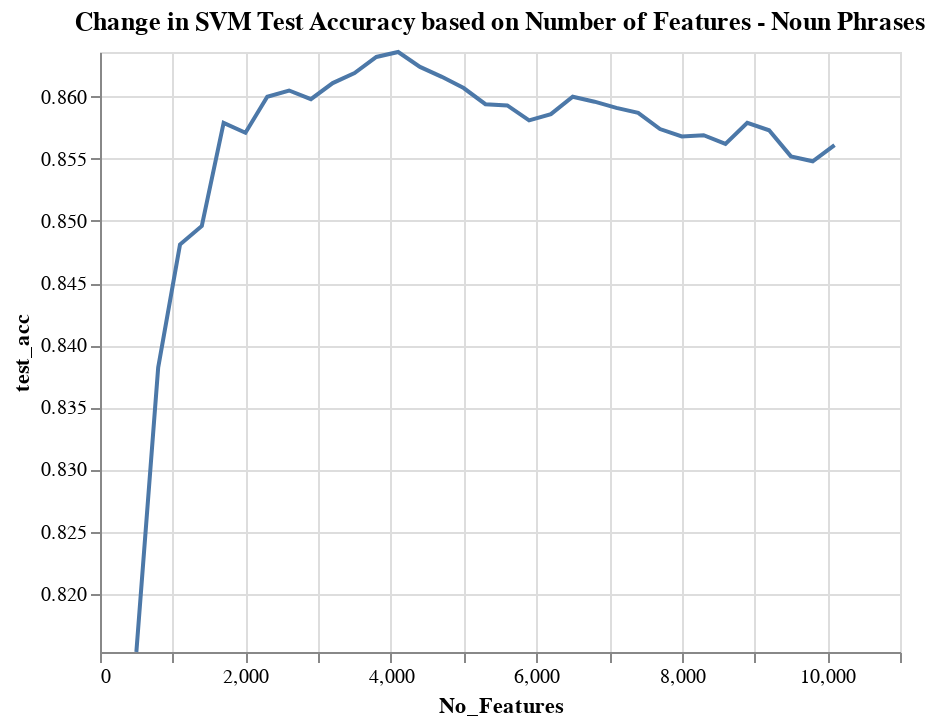

Source (notebook cell):
### Code cell
import altair as alt

y_max = df_overall['test_acc'].max()
y_min = df_overall['test_acc'].min()

alt.Chart(df_overall).mark_line().encode(
    alt.Y('test_acc',scale=alt.Scale(domain=(y_min,y_max))),
    x='No_Features'
    
).properties(title="Change in SVM Test Accuracy based on Number of Features - Noun Phrases")

### Figure 1 — Vega-Lite specification as saved in the notebook (floating-point values rounded to 4 significant figures)
{"config": {"view": {"continuousWidth": 400, "continuousHeight": 300}}, "data": {"name": "data-78f628e56d3a937672d4422bff62edf1"}, "mark": "line", "encoding": {"x": {"type": "quantitative", "field": "No_Features"}, "y": {"type": "quantitative", "field": "test_acc", "scale": {"domain": [0.8153, 0.8636]}}}, "title": "Change in SVM Test Accuracy based on Number of Features - Noun Phrases", "$schema": "https://vega.github.io/schema/vega-lite/v4.8.1.json", "datasets": {"data-78f628e56d3a937672d4422bff62edf1": [{"No_Features": 500, "Model": "SVM", "Class_Weights": "dr:8 and sx:10", "tfidf_mindf": 25, "tfidf_maxdf": 0.9, "cv_5_mean_acc": 0.8033, "test_acc": 0.8153, "precision": 0.8197, "TPR/Recall": 0.8153, "F1 Score": 0.8165}, {"No_Features": 800, "Model": "SVM", "Class_Weights": "dr:8 and sx:10", "tfidf_mindf": 25, "tfidf_maxdf": 0.9, "cv_5_mean_acc": 0.832, "test_acc": 0.8382, "precision": 0.8407, "TPR/Recall": 0.8382, "F1 Score": 0.8389}, {"No_Features": 1100, "Model": "SVM", "Class_Weights": "dr:8 and sx:10", "tfidf_mindf": 25, "tfidf_maxdf": 0.9, "cv_5_mean_acc": 0.8422, "test_acc": 0.8481, "precision": 0.8499, "TPR/Recall": 0.8481, "F1 Score": 0.8486}, {"No_Features": 1400, "Model": "SVM", "Class_Weights": "dr:8 and sx:10", "tfidf_mindf": 25, "tfidf_maxdf": 0.9, "cv_5_mean_acc": 0.8489, "test_acc": 0.8496, "precision": 0.8506, "TPR/Recall": 0.8496, "F1 Score": 0.8498}, {"No_Features": 1700, "Model": "SVM", "Class_Weights": "dr:8 and sx:10", "tfidf_mindf": 25, "tfidf_maxdf": 0.9, "cv_5_mean_acc": 0.8511, "test_acc": 0.8579, "precision": 0.8584, "TPR/Recall": 0.8579, "F1 Score": 0.858}, {"No_Features": 2000, "Model": "SVM", "Class_Weights": "dr:8 and sx:10", "tfidf_mindf": 25, "tfidf_maxdf": 0.9, "cv_5_mean_acc": 0.8521, "test_acc": 0.8571, "precision": 0.8579, "TPR/Recall": 0.8571, "F1 Score": 0.8573}, {"No_Features": 2300, "Model": "SVM", "Class_Weights": "dr:8 and sx:10", "tfidf_mindf": 25, "tfidf_maxdf": 0.9, "cv_5_mean_acc": 0.8526, "test_acc": 0.86, "precision": 0.8606, "TPR/Recall": 0.86, "F1 Score": 0.8601}, {"No_Features": 2600, "Model": "SVM", "Class_Weights": "dr:8 and sx:10", "tfidf_mindf": 25, "tfidf_maxdf": 0.9, "cv_5_mean_acc": 0.8537, "test_acc": 0.8605, "precision": 0.8612, "TPR/Recall": 0.8605, "F1 Score": 0.8606}, {"No_Features": 2900, "Model": "SVM", "Class_Weights": "dr:8 and sx:10", "tfidf_mindf": 25, "tfidf_maxdf": 0.9, "cv_5_mean_acc": 0.8546, "test_acc": 0.8598, "precision": 0.8603, "TPR/Recall": 0.8598, "F1 Score": 0.8599}, {"No_Features": 3200, "Model": "SVM", "Class_Weights": "dr:8 and sx:10", "tfidf_mindf": 25, "tfidf_maxdf": 0.9, "cv_5_mean_acc": 0.8569, "test_acc": 0.8611, "precision": 0.8614, "TPR/Recall": 0.8611, "F1 Score": 0.8611}, {"No_Features": 3500, "Model": "SVM", "Class_Weights": "dr:8 and sx:10", "tfidf_mindf": 25, "tfidf_maxdf": 0.9, "cv_5_mean_acc": 0.8564, "test_acc": 0.8619, "precision": 0.8623, "TPR/Recall": 0.8619, "F1 Score": 0.8619}, {"No_Features": 3800, "Model": "SVM", "Class_Weights": "dr:8 and sx:10", "tfidf_mindf": 25, "tfidf_maxdf": 0.9, "cv_5_mean_acc": 0.8568, "test_acc": 0.8632, "precision": 0.8638, "TPR/Recall": 0.8632, "F1 Score": 0.8634}, {"No_Features": 4100, "Model": "SVM", "Class_Weights": "dr:8 and sx:10", "tfidf_mindf": 25, "tfidf_maxdf": 0.9, "cv_5_mean_acc": 0.8571, "test_acc": 0.8636, "precision": 0.864, "TPR/Recall": 0.8636, "F1 Score": 0.8637}, {"No_Features": 4400, "Model": "SVM", "Class_Weights": "dr:8 and sx:10", "tfidf_mindf": 25, "tfidf_maxdf": 0.9, "cv_5_mean_acc": 0.8578, "test_acc": 0.8624, "precision": 0.8629, "TPR/Recall": 0.8624, "F1 Score": 0.8625}, {"No_Features": 4700, "Model": "SVM", "Class_Weights": "dr:8 and sx:10", "tfidf_mindf": 25, "tfidf_maxdf": 0.9, "cv_5_mean_acc": 0.858, "test_acc": 0.8616, "precision": 0.862, "TPR/Recall": 0.8616, "F1 Score": 0.8616}, {"No_Features": 5000, "Model": "SVM", "Class_Weights": "dr:8 and sx:10", "tfidf_mindf": 25, "tfidf_maxdf": 0.9, "cv_5_mean_acc": 0.8571, "test_acc": 0.8607, "precision": 0.8613, "TPR/Recall": 0.8607, "F1 Score": 0.8609}, {"No_Features": 5300, "Model": "SVM", "Class_Weights": "dr:8 and sx:10", "tfidf_mindf": 25, "tfidf_maxdf": 0.9, "cv_5_mean_acc": 0.8558, "test_acc": 0.8594, "precision": 0.86, "TPR/Recall": 0.8594, "F1 Score": 0.8596}, {"No_Features": 5600, "Model": "SVM", "Class_Weights": "dr:8 and sx:10", "tfidf_mindf": 25, "tfidf_maxdf": 0.9, "cv_5_mean_acc": 0.8561, "test_acc": 0.8593, "precision": 0.8597, "TPR/Recall": 0.8593, "F1 Score": 0.8594}, {"No_Features": 5900, "Model": "SVM", "Class_Weights": "dr:8 and sx:10", "tfidf_mindf": 25, "tfidf_maxdf": 0.9, "cv_5_mean_acc": 0.8558, "test_acc": 0.8581, "precision": 0.8587, "TPR/Recall": 0.8581, "F1 Score": 0.8583}, {"No_Features": 6200, "Model": "SVM", "Class_Weights": "dr:8 and sx:10", "tfidf_mindf": 25, "tfidf_maxdf": 0.9, "cv_5_mean_acc": 0.8549, "test_acc": 0.8586, "precision": 0.8594, "TPR/Recall": 0.8586, "F1 Score": 0.8588}, {"No_Features": 6500, "Model": "SVM", "Class_Weights": "dr:8 and sx:10", "tfidf_mindf": 25, "tfidf_maxdf": 0.9, "cv_5_mean_acc": 0.8549, "test_acc": 0.86, "precision": 0.8607, "TPR/Recall": 0.86, "F1 Score": 0.8602}, {"No_Features": 6800, "Model": "SVM", "Class_Weights": "dr:8 and sx:10", "tfidf_mindf": 25, "tfidf_maxdf": 0.9, "cv_5_mean_acc": 0.8547, "test_acc": 0.8596, "precision": 0.8604, "TPR/Recall": 0.8596, "F1 Score": 0.8598}, {"No_Features": 7100, "Model": "SVM", "Class_Weights": "dr:8 and sx:10", "tfidf_mindf": 25, "tfidf_maxdf": 0.9, "cv_5_mean_acc": 0.8541, "test_acc": 0.8591, "precision": 0.8594, "TPR/Recall": 0.8591, "F1 Score": 0.8591}, {"No_Features": 7400, "Model": "SVM", "Class_Weights": "dr:8 and sx:10", "tfidf_mindf": 25, "tfidf_maxdf": 0.9, "cv_5_mean_acc": 0.8532, "test_acc": 0.8587, "precision": 0.859, "TPR/Recall": 0.8587, "F1 Score": 0.8587}, {"No_Features": 7700, "Model": "SVM", "Class_Weights": "dr:8 and sx:10", "tfidf_mindf": 25, "tfidf_maxdf": 0.9, "cv_5_mean_acc": 0.8529, "test_acc": 0.8574, "precision": 0.8578, "TPR/Recall": 0.8574, "F1 Score": 0.8575}, {"No_Features": 8000, "Model": "SVM", "Class_Weights": "dr:8 and sx:10", "tfidf_mindf": 25, "tfidf_maxdf": 0.9, "cv_5_mean_acc": 0.8523, "test_acc": 0.8568, "precision": 0.8573, "TPR/Recall": 0.8568, "F1 Score": 0.8569}, {"No_Features": 8300, "Model": "SVM", "Class_Weights": "dr:8 and sx:10", "tfidf_mindf": 25, "tfidf_maxdf": 0.9, "cv_5_mean_acc": 0.8521, "test_acc": 0.8569, "precision": 0.8573, "TPR/Recall": 0.8569, "F1 Score": 0.857}, {"No_Features": 8600, "Model": "SVM", "Class_Weights": "dr:8 and sx:10", "tfidf_mindf": 25, "tfidf_maxdf": 0.9, "cv_5_mean_acc": 0.8521, "test_acc": 0.8562, "precision": 0.8568, "TPR/Recall": 0.8562, "F1 Score": 0.8564}, {"No_Features": 8900, "Model": "SVM", "Class_Weights": "dr:8 and sx:10", "tfidf_mindf": 25, "tfidf_maxdf": 0.9, "cv_5_mean_acc": 0.8521, "test_acc": 0.8579, "precision": 0.8586, "TPR/Recall": 0.8579, "F1 Score": 0.8581}, {"No_Features": 9200, "Model": "SVM", "Class_Weights": "dr:8 and sx:10", "tfidf_mindf": 25, "tfidf_maxdf": 0.9, "cv_5_mean_acc": 0.8522, "test_acc": 0.8573, "precision": 0.8582, "TPR/Recall": 0.8573, "F1 Score": 0.8575}, {"No_Features": 9500, "Model": "SVM", "Class_Weights": "dr:8 and sx:10", "tfidf_mindf": 25, "tfidf_maxdf": 0.9, "cv_5_mean_acc": 0.8516, "test_acc": 0.8552, "precision": 0.8561, "TPR/Recall": 0.8552, "F1 Score": 0.8555}, {"No_Features": 9800, "Model": "SVM", "Class_Weights": "dr:8 and sx:10", "tfidf_mindf": 25, "tfidf_maxdf": 0.9, "cv_5_mean_acc": 0.852, "test_acc": 0.8548, "precision": 0.8556, "TPR/Recall": 0.8548, "F1 Score": 0.855}, {"No_Features": 10100, "Model": "SVM", "Class_Weights": "dr:8 and sx:10", "tfidf_mindf": 25, "tfidf_maxdf": 0.9, "cv_5_mean_acc": 0.852, "test_acc": 0.8561, "precision": 0.8568, "TPR/Recall": 0.8561, "F1 Score": 0.8563}]}}
